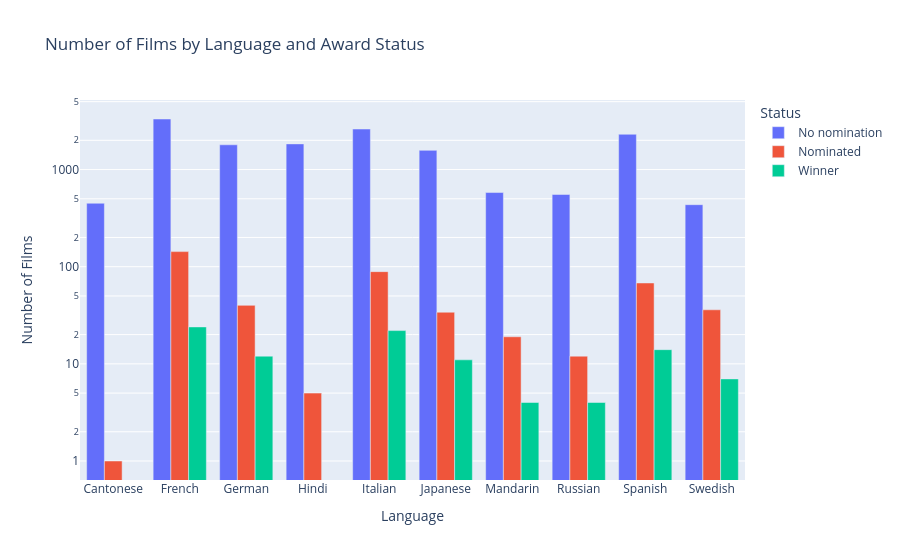

Write notebook code for a chart like this one.
### Code cell
fig_count = px.bar(
    top_10_grouped,
    x='language',
    y='total_films',
    color='Status',
    barmode='group',
    labels={'language':'Language', 'total_filmes': 'Number of Films'},
    title='Number of Films by Language and Award Status'
)

fig_count.update_traces(hovertemplate='%{y:,d}<extra></extra>')
fig_count.update_yaxes(type='log', title='Number of Films')
fig_count.show()

### Figure 1 — Plotly figure (JSON) as saved in the notebook; plotly's stock layout.template omitted (floating-point values rounded to 4 significant figures)
{"data": [{"alignmentgroup": "True", "hovertemplate": "%{y:,d}<extra></extra>", "legendgroup": "No nomination", "marker": {"color": "#636efa", "pattern": {"shape": ""}}, "name": "No nomination", "offsetgroup": "No nomination", "orientation": "v", "showlegend": true, "textposition": "auto", "type": "bar", "x": ["Cantonese", "French", "German", "Hindi", "Italian", "Japanese", "Mandarin", "Russian", "Spanish", "Swedish"], "xaxis": "x", "y": [450, 3315, 1799, 1838, 2614, 1576, 580, 554, 2308, 435], "yaxis": "y"}, {"alignmentgroup": "True", "hovertemplate": "%{y:,d}<extra></extra>", "legendgroup": "Nominated", "marker": {"color": "#EF553B", "pattern": {"shape": ""}}, "name": "Nominated", "offsetgroup": "Nominated", "orientation": "v", "showlegend": true, "textposition": "auto", "type": "bar", "x": ["Cantonese", "French", "German", "Hindi", "Italian", "Japanese", "Mandarin", "Russian", "Spanish", "Swedish"], "xaxis": "x", "y": [1, 143, 40, 5, 89, 34, 19, 12, 68, 36], "yaxis": "y"}, {"alignmentgroup": "True", "hovertemplate": "%{y:,d}<extra></extra>", "legendgroup": "Winner", "marker": {"color": "#00cc96", "pattern": {"shape": ""}}, "name": "Winner", "offsetgroup": "Winner", "orientation": "v", "showlegend": true, "textposition": "auto", "type": "bar", "x": ["French", "German", "Italian", "Japanese", "Mandarin", "Russian", "Spanish", "Swedish"], "xaxis": "x", "y": [24, 12, 22, 11, 4, 4, 14, 7], "yaxis": "y"}], "layout": {"barmode": "group", "legend": {"title": {"text": "Status"}, "tracegroupgap": 0}, "title": {"text": "Number of Films by Language and Award Status"}, "xaxis": {"anchor": "y", "domain": [0, 1], "title": {"text": "Language"}}, "yaxis": {"anchor": "x", "domain": [0, 1], "title": {"text": "Number of Films"}, "type": "log"}}}
